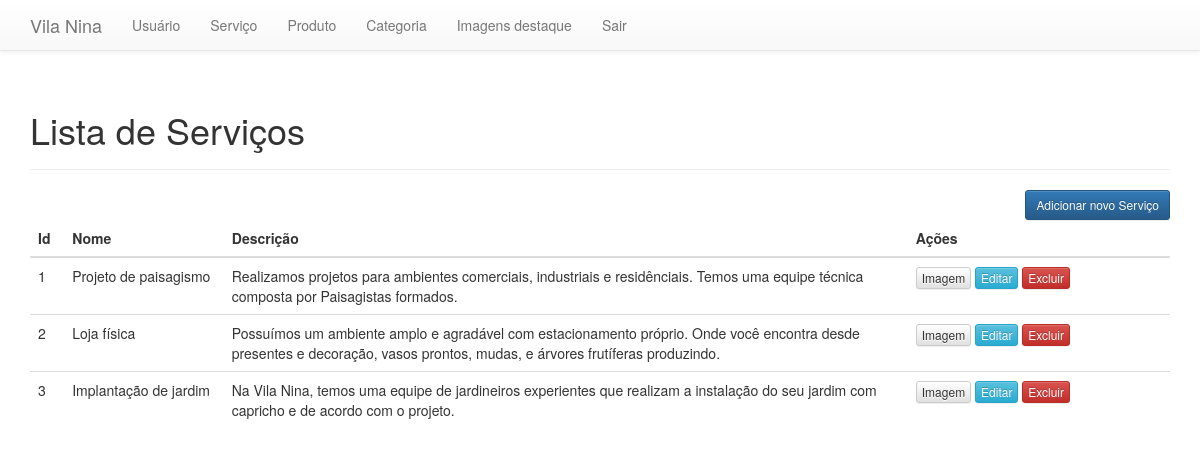
The page /administrador/admin/tela-inicial.php?link=3 (signed in) on the database its author committed.
### tables this page shows
CREATE TABLE `servico` (
  `Id_servico` int(11) NOT NULL,
  `Nome` varchar(100) NOT NULL,
  `descricao` varchar(300) NOT NULL,
  `Imagem_serv` varchar(220) NOT NULL
);

### administrador/consulta/consult-serv.php (the view, shortened to what this page needs)
<?php
$sqlserv = "SELECT * FROM servico ORDER BY 'Id_servico'";
$resultado = mysqli_query($conn, $sqlserv);
?>
<div class="container theme-showcase" role="main">
  <div class="page-header">
    <h1>Lista de Serviços</h1>
  </div>
  <div class="row">
    <div class="col-md-12">
      <p>
        <a type="button" class="btn btn-sm btn-primary pull-right" href="../admin/tela-inicial.php?link=7">Adicionar novo Serviço</a>
      </p>
      <table class="table">
        <thead>
          <tr>
            <th width="3%">Id</th>
            <th width="14%">Nome</th>
            <th width="60%">Descrição</th>
            <th>Ações</th>
          </tr>
        </thead>
        <tbody>
          <?php
          while ($linhas = mysqli_fetch_array($resultado)) {
            echo "<tr>";
            echo "<td>".$linhas['Id_servico']."</td>";
            echo "<td>".$linhas['Nome']."</td>";
            echo "<td>".$linhas['descricao']."</td>";
            ?>
            <td>
              <?php $img = $linhas['Imagem_serv'];?>
              <a target="_new" href='<?php echo "../img/servico/$img";?>'><button type='button' class='btn btn-xs btn-default'>Imagem
              </button></a>
              <a href='../admin/tela-inicial.php?link=11&Id=<?php echo $linhas['Id_servico']?>'><button type='button' class='btn btn-xs btn-info'>Editar
              </button></a>
              <a href='../admin/tela-inicial.php?link=15&Id=<?php echo $linhas['Id_servico']?>' onclick="return confirm('Deseja mesmo deletar este serviço?');"><button type='button' class='btn btn-xs btn-danger'>Excluir
              </button></a>
            </td>
            <?php
            echo "</tr>";
          }
          ?>
        </tbody>
      </table>
    </div>
  </div>
</div>

### administrador/admin/tela-inicial.php (shortened to what this page needs)
<!DOCTYPE html>
<html lang="pt-br">
<head>
  <link href="../css/bootstrap.min.css" rel="stylesheet">
  <link href="../css/bootstrap-theme.min.css" rel="stylesheet">
  <link href="../css/ie10-viewport-bug-workaround.css" rel="stylesheet">
  <link href="../css/theme.css" rel="stylesheet">
</head>
<body>
  <?php
  include_once("../class/nav.php");
  @$link = $_GET["link"];
  $pag[1] = "../class/index.php";
  $pag[2] = "../consulta/consult-usuario.php";
  $pag[3] = "../consulta/consult-serv.php";
  $pag[4] = "../consulta/consult-prod.php";
  $pag[5] = "../consulta/consult-cat.php";
  $pag[6] = "../cadastro/cad-usuario.php";
  $pag[7] = "../cadastro/cad-serv.php";
  $pag[8] = "../cadastro/cad-prod.php";
  $pag[9] = "../cadastro/cad-cat.php";
  $pag[10] = "../edita/edita-usuario.php";
  $pag[11] = "../edita/edita-serv.php";
  $pag[12] = "../edita/edita-prod.php";
  $pag[13] = "../edita/edita-cat.php";
  $pag[14] = "../processa/proc-apg-usuario.php";
  $pag[15] = "../processa/proc-apg-serv.php";
  $pag[16] = "../processa/proc-apg-prod.php";
  $pag[17] = "../processa/proc-apg-cat.php";
  $pag[18] = "../consulta/consult-sobre.php";
  $pag[19] = "../processa/proc-cad-sobre.php";
  $pag[20] = "../processa/proc-apg-sobre.php";
  if (!empty($link)) {
    if(file_exists($pag[$link])){
      include $pag[$link];
    } else{
      include "../class/index.php";
    }
  } else {
    include "../class/index.php";
  }
  ?>
  </body>
  </html>

### administrador/class/nav.php (shortened to what this page needs)
<nav class="navbar navbar-default navbar-fixed-top">
  <div class="container">
    <div class="navbar-header">
      <a class="navbar-brand" href="../admin/tela-inicial.php?link=1">Vila Nina</a>
    </div>
    <div id="navbar" class="navbar-collapse collapse">
      <ul class="nav navbar-nav">
        <li><a href="../admin/tela-inicial.php?link=2">Usuário</a></li>
        <li><a href="../admin/tela-inicial.php?link=3">Serviço</a></li>
        <li><a href="../admin/tela-inicial.php?link=4">Produto</a></li>
        <li><a href="../admin/tela-inicial.php?link=5">Categoria</a></li>
        <li><a href="../admin/tela-inicial.php?link=18">Imagens destaque</a></li>
        <li><a href="../class/sair.php">Sair</a></li>
      </ul>
    </div>
  </div>
</nav>

### administrador/css/theme.css (style rules this page uses)
body { padding-top: 70px; padding-bottom: 30px; }

### rows shown on the page
servico: Id_servico "1", Nome "Projeto de paisagismo", descricao "Realizamos projetos para ambientes comerciais, industriais e residênciais. Temos uma equipe técnica composta por Paisagistas formados."
servico: Id_servico "2", Nome "Loja física", descricao "Possuímos um ambiente amplo e agradável com estacionamento próprio. Onde você encontra desde presentes e decoração, vasos prontos, mudas, e árvores frutíferas produzindo."
servico: Id_servico "3", Nome "Implantação de jardim", descricao "Na Vila Nina, temos uma equipe de jardineiros experientes que realizam a instalação do seu jardim com capricho e de acordo com o projeto."
